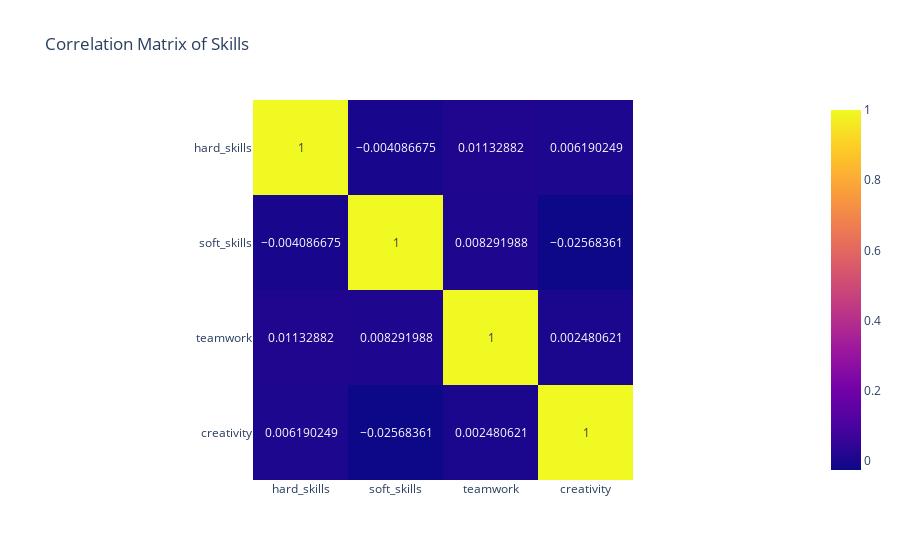

The notebook cell this image was saved under:
### Markdown cell above
### 3. Exploratory Data Analysis (EDA)
Before we start modeling, we need to understand the data we're working with. The following visualizations will help us get a better sense of the distribution of skills and the relationships between them.

### Code cell
df = pd.read_csv(os.path.join(BASE_PATH, TRAIN_FILE))
features = ['hard_skills', 'soft_skills', 'teamwork', 'creativity']
X = df[features]

# Correlation Matrix
fig = px.imshow(X.corr(), title='Correlation Matrix of Skills', text_auto=True)
fig.show()

### Figure 1 — Plotly figure (JSON) as saved in the notebook; plotly's stock layout.template omitted (floating-point values rounded to 4 significant figures)
{"data": [{"coloraxis": "coloraxis", "hovertemplate": "x: %{x}<br>y: %{y}<br>color: %{z}<extra></extra>", "name": "0", "texttemplate": "%{z}", "type": "heatmap", "x": ["hard_skills", "soft_skills", "teamwork", "creativity"], "xaxis": "x", "y": ["hard_skills", "soft_skills", "teamwork", "creativity"], "yaxis": "y", "z": [[1.0, -0.004087, 0.01133, 0.00619], [-0.004087, 1.0, 0.008292, -0.02568], [0.01133, 0.008292, 1.0, 0.002481], [0.00619, -0.02568, 0.002481, 1.0]]}], "layout": {"coloraxis": {"colorscale": [[0, "#0d0887"], [0.1111, "#46039f"], [0.2222, "#7201a8"], [0.3333, "#9c179e"], [0.4444, "#bd3786"], [0.5556, "#d8576b"], [0.6667, "#ed7953"], [0.7778, "#fb9f3a"], [0.8889, "#fdca26"], [1, "#f0f921"]]}, "title": {"text": "Correlation Matrix of Skills"}, "xaxis": {"anchor": "y", "constrain": "domain", "domain": [0, 1], "scaleanchor": "y"}, "yaxis": {"anchor": "x", "autorange": "reversed", "constrain": "domain", "domain": [0, 1]}}}
